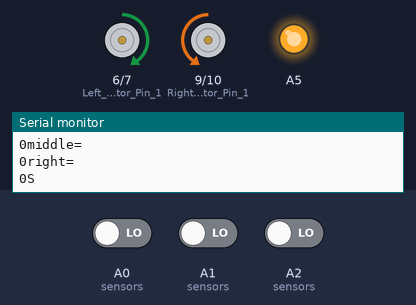
Bench run of a sketch on a simulated Arduino Uno, built with avr-gcc and run on an emulated ATmega328P. On the bench: motor-driver pin pairs drawn as motors (green arrow = first pin HIGH = forward, orange = second pin HIGH = backward, longer = more drive), output pins drawn as LEDs (lit = HIGH), the last lines printed to the serial monitor. The test bench sets the inputs (shaded band); at power-on: A0 (sensors) LOW, A1 (sensors) LOW, A2 (sensors) LOW.

Above: at 1.2 s.
1.3 s: A0 (sensors) driven HIGH and A1 (sensors) driven HIGH
At 2.4 s:
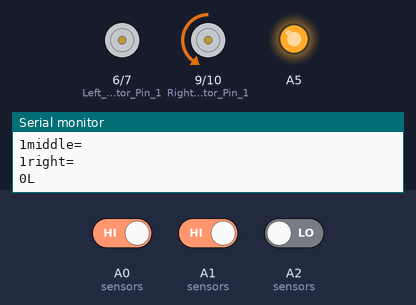
2.8 s: A2 (sensors) driven HIGH
At 5.33 s:
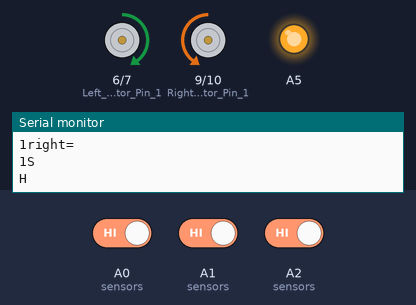
5.8 s: A0 (sensors) driven LOW
At 6.8 s:
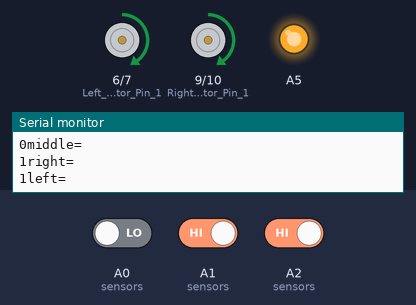
7.3 s: A1 (sensors) driven LOW
At 7.84 s:
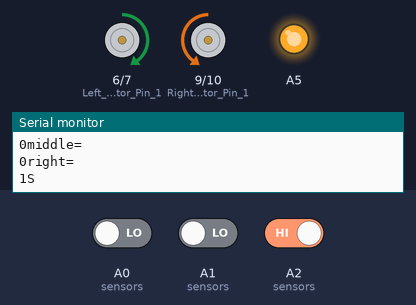
10.3 s: A1 (sensors) driven HIGH
At 11.1 s:
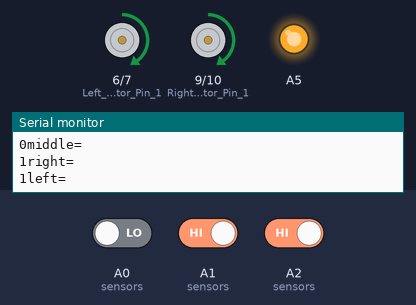
11.8 s: A0 (sensors) driven HIGH
At 12.36 s:
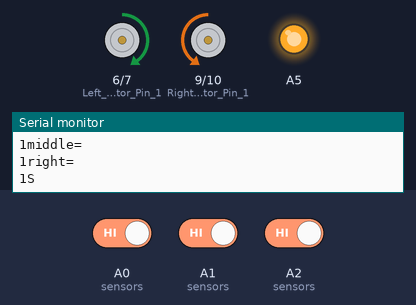
Timing chart, 0 to 14.8 s (numbered marks = the images above; inputs shaded):
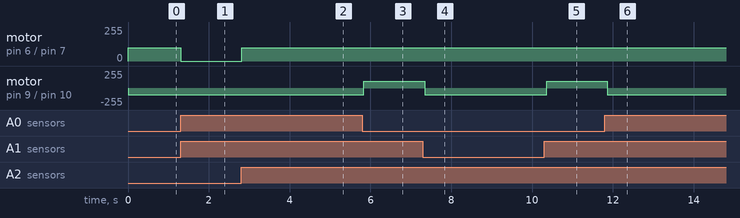

The sketch:

LF_wid_pwm.ino
```cpp
int sensors[] = {0, 0, 0};
int s=100;


void setup()
{

 pinMode(6,OUTPUT); //Left Motor Pin 1
 pinMode(7,OUTPUT); //Left Motor Pin 2
 pinMode(9,OUTPUT); //Right Motor Pin 1
 pinMode(10,OUTPUT);  //Right Motor Pin 2
 pinMode(A0,INPUT);
 pinMode(A1,INPUT);
 pinMode(A2,INPUT);
 pinMode(A5,OUTPUT);
 digitalWrite(A5,HIGH);
 Serial.begin(9600); //Enable Serial Communications

}

void loop()
{
  sensors_read();
  follow();
}

void sensors_read()
{

  sensors[0] = digitalRead(A0);
  sensors[1]=digitalRead(A1);
  sensors[2]=digitalRead(A2);
  Serial.println("left= ");
  Serial.print(sensors[0]);
   Serial.println("middle= ");
  Serial.print(sensors[1]);
   Serial.println("right= ");
  Serial.print(sensors[2]);
}

void straight()
{
   Serial.println("S");
  analogWrite(6,s);
  analogWrite(7,0);
  analogWrite(9,0);
  analogWrite(10,s);
  delay(100);

}

void left()
{
   Serial.println("L");
    analogWrite(6,0);
    analogWrite(7,s);
    analogWrite(9,0);
    analogWrite(10,s);
    delay(100);

}

void right()
{
    analogWrite(6,s);
    analogWrite(7,0);
    analogWrite(9,s);
    analogWrite(10,0);
    delay(100);
}

void halt()
{
 analogWrite(6,0);
 analogWrite(7,0);
 analogWrite(9,0);
 analogWrite(10,0);
 Serial.println("H");
}

void follow()
{

   if((sensors[0]==1)&&(sensors[1]==0)&&(sensors[2]==1))     //WHITE-BLACK-WHITE
    {
      straight();
    }

    else if((sensors[0]==0)&&(sensors[1]==1)&&(sensors[2]==1))    //BLACK-WHITE-WHITE
    {
      right();
    }

    else if((sensors[0]==1)&&(sensors[1]==1)&&(sensors[2]==0))    //WHITE-WHITE-BLACK
    {
      left();
    }

    else
    {
      straight();
      halt();
    }
}
```

Measured:
- after the input at 1.3 s, motor on pin 6 (Left_Motor_Pin_1) / pin 7 (Left_Motor_Pin_2): forward 100/255 → stopped at once
- after the input at 2.8 s, motor on pin 6 (Left_Motor_Pin_1) / pin 7 (Left_Motor_Pin_2): stopped → forward 100/255 at once
- after the input at 5.8 s, motor on pin 9 (Right_Motor_Pin_1) / pin 10 (Right_Motor_Pin_2): backward 100/255 → forward 100/255 at once
- after the input at 7.3 s, motor on pin 9 (Right_Motor_Pin_1) / pin 10 (Right_Motor_Pin_2): forward 100/255 → backward 100/255 at once
- after the input at 10.3 s, motor on pin 9 (Right_Motor_Pin_1) / pin 10 (Right_Motor_Pin_2): backward 100/255 → forward 100/255 after 0.06 s
- after the input at 11.8 s, motor on pin 9 (Right_Motor_Pin_1) / pin 10 (Right_Motor_Pin_2): forward 100/255 → backward 100/255 after 0.06 s
